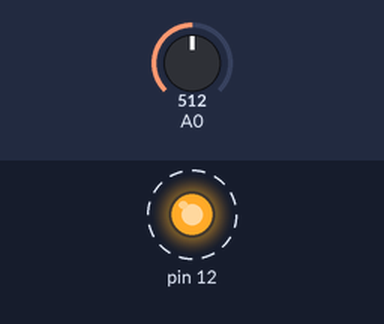
A sketch run on a simulated Arduino Uno, built with avr-gcc and run on an emulated ATmega328P. Shown: output pins drawn as LEDs (lit = HIGH). Dashed ring = blinking. The test bench sets the inputs (shaded band); at power-on: A0 = 512.

Above: at 0.75 s.
1.3 s: A0 set to 610
At 1.65 s:
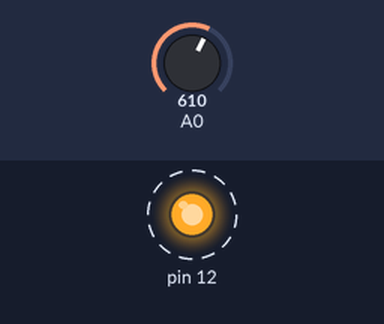
4.3 s: A0 set to 590
At 4.63 s:
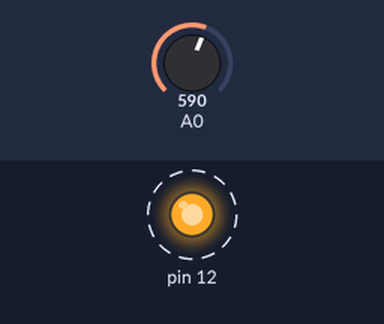
Timing chart, 0 to 13.3 s (numbered marks = the images above; inputs shaded):
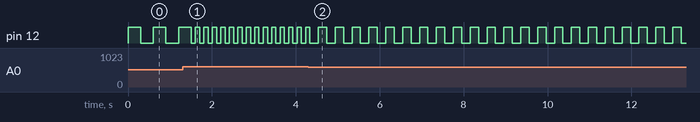

Measured:
- after the input at 1.3 s, pin 12: alternates HIGH for 0.10 s and LOW for 0.10 s, starting after 0.31 s
- after the input at 4.3 s, pin 12: alternates HIGH for 0.20 s and LOW for 0.20 s, starting after 0.24 s
- by itself, pin 12: alternates HIGH for 0.30 s and LOW for 0.30 s

The sketch:

uno_agua_002.ino
```cpp
int oldValue = 0;
unsigned long nextEvent = 0;
unsigned long waitTime = 1000;
bool beep = false;
int maxValue = 600;

void setup() {
  pinMode(12, OUTPUT);
}

void loop() {
  int aValue = analogRead(A0);

  if (aValue != oldValue) {
    if (aValue > maxValue) {
      aValue = maxValue;
    }
    oldValue = aValue;
    aValue = map(aValue, 0, maxValue, 0, 10);
    waitTime = 100 * ((10 - aValue) + 1);
  }
  if (aValue > 0) {
    if (millis() > nextEvent) {
      beep = !beep;
      digitalWrite(12, beep);
      nextEvent = millis() + waitTime;
    }
  } else {
    digitalWrite(12, false);
  }
}
```
